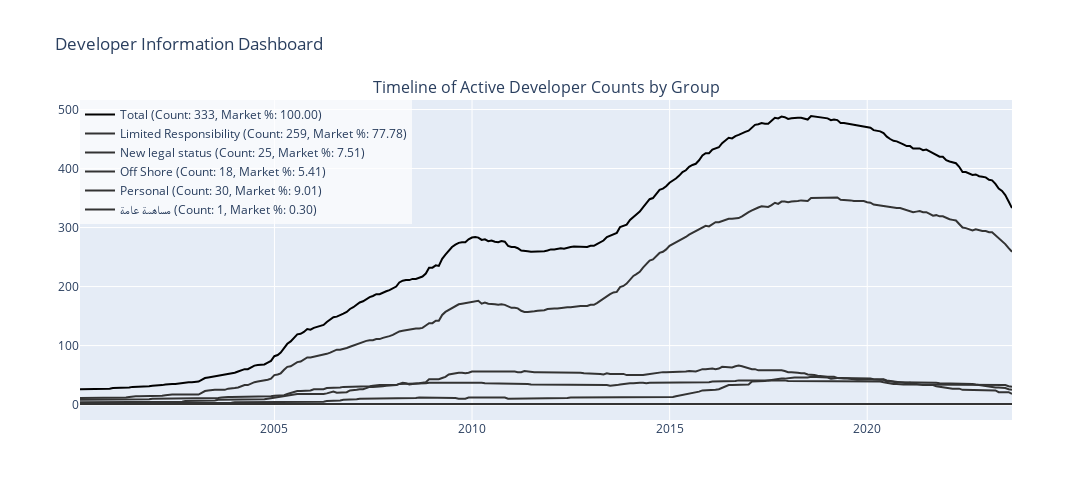

The notebook cell saved with this chart:
### Code cell
from plotly.subplots import make_subplots
import plotly.graph_objects as go
from datetime import datetime
import pandas as pd

# Sample DataFrame 'developers' for demonstration
# Assuming license_issue_date and license_expiry_date are already in datetime format
# Please replace this with your actual DataFrame

# Date range for plotting
date_range = pd.date_range(start='2000-01-01', end=datetime.now(), freq='M')

# DataFrame to hold active counts
active_count_df = pd.DataFrame(index=date_range)
active_count_df['Total'] = 0  # Initialize 'Total' column with zeros

# Loop through each group to populate active_count_df
for name, group in developers.groupby('legal_status_en'):
    counts = []
    for date in date_range:
        count = group[(group['license_issue_date'] <= date) & (group['license_expiry_date'] >= date)].shape[0]
        counts.append(count)
    active_count_df[name] = counts
    active_count_df['Total'] += counts  # Update the 'Total' column

# Colors as per "Storytelling with Data"
colors = {'Status A': '#4C78A8', 'Status B': '#F58518', 'Total': '#000000'}

# Create subplot
fig = make_subplots(rows=1, cols=1, subplot_titles=("Timeline of Active Developer Counts by Group",))

# Add traces
for col in active_count_df.columns:
    last_count = active_count_df[col].iloc[-1]
    last_total = active_count_df['Total'].iloc[-1]
    last_market_share = (last_count / last_total) * 100 if last_total > 0 else 0

    legend_text = f"{col} (Count: {last_count}, Market %: {last_market_share:.2f})"
    fig.add_trace(
        go.Scatter(x=active_count_df.index, y=active_count_df[col], name=legend_text,
                   line=dict(color=colors.get(col, '#333333'))),
        row=1, col=1
    )

# Update layout
fig.update_layout(
    height=500,
    width=1200,
    title="Developer Information Dashboard",
    legend=dict(x=0, y=1, traceorder="normal", bgcolor="rgba(255,255,255,0.7)"),
)

# Show plot
fig.show()

### Figure 1 — Plotly figure (JSON) as saved in the notebook; plotly's stock layout.template omitted (floating-point values rounded to 4 significant figures; data arrays with more than 128 entries replaced by an {"elided": "..."} marker saying what was removed)
{"data": [{"line": {"color": "#000000"}, "name": "Total (Count: 333, Market %: 100.00)", "type": "scatter", "x": {"elided": "284 str values"}, "xaxis": "x", "y": {"elided": "284 int values"}, "yaxis": "y"}, {"line": {"color": "#333333"}, "name": "Limited Responsibility (Count: 259, Market %: 77.78)", "type": "scatter", "x": {"elided": "284 str values"}, "xaxis": "x", "y": {"elided": "284 int values"}, "yaxis": "y"}, {"line": {"color": "#333333"}, "name": "New legal status (Count: 25, Market %: 7.51)", "type": "scatter", "x": {"elided": "284 str values"}, "xaxis": "x", "y": {"elided": "284 int values"}, "yaxis": "y"}, {"line": {"color": "#333333"}, "name": "Off Shore (Count: 18, Market %: 5.41)", "type": "scatter", "x": {"elided": "284 str values"}, "xaxis": "x", "y": {"elided": "284 int values"}, "yaxis": "y"}, {"line": {"color": "#333333"}, "name": "Personal (Count: 30, Market %: 9.01)", "type": "scatter", "x": {"elided": "284 str values"}, "xaxis": "x", "y": {"elided": "284 int values"}, "yaxis": "y"}, {"line": {"color": "#333333"}, "name": "مساهمة عامة (Count: 1, Market %: 0.30)", "type": "scatter", "x": {"elided": "284 str values"}, "xaxis": "x", "y": {"elided": "284 int values"}, "yaxis": "y"}], "layout": {"annotations": [{"font": {"size": 16}, "showarrow": false, "text": "Timeline of Active Developer Counts by Group", "x": 0.5, "xanchor": "center", "xref": "paper", "y": 1, "yanchor": "bottom", "yref": "paper"}], "height": 500, "legend": {"bgcolor": "rgba(255,255,255,0.7)", "traceorder": "normal", "x": 0, "y": 1}, "title": {"text": "Developer Information Dashboard"}, "width": 1200, "xaxis": {"anchor": "y", "domain": [0, 1]}, "yaxis": {"anchor": "x", "domain": [0, 1]}}}
